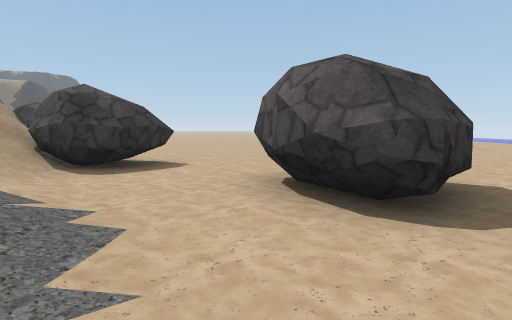
[1] (above)

17 first-person views from a walk through a 3-D level made in the Unity game engine. The camera is 1.3 m above the floor, tilts 6° down and sees 80° across. The floor is counted in squares, 2 m on a side. Each view is taken from the middle of a square. On the plan, view 1 faces up. The plan holds only what a view shows up to about 10 squares ahead; the rest is blank. The place goes on beyond the plan. Some surface patterns are stand-ins.

[2]
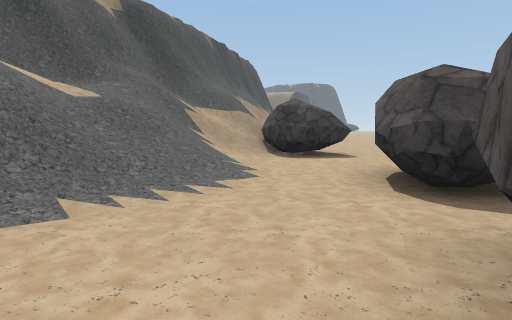

[3]
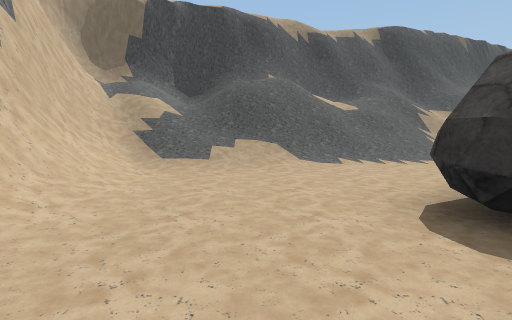

[4]
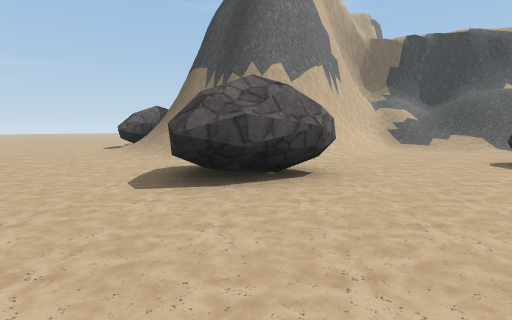

[5]
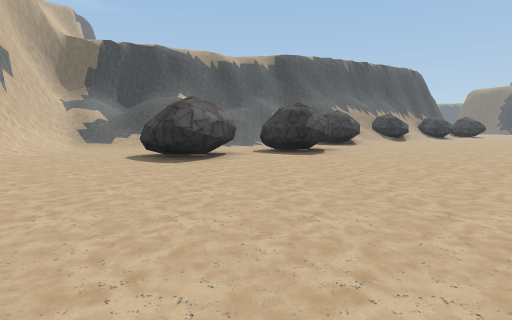

[6]
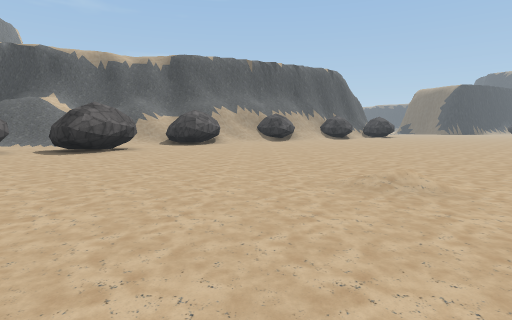

[7]
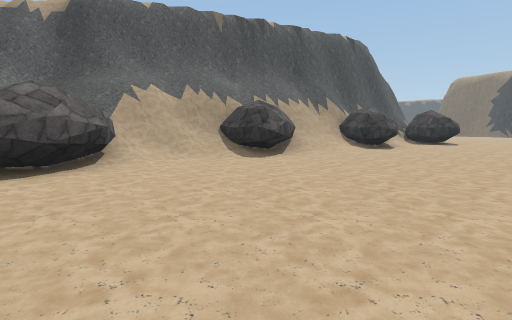

[8]
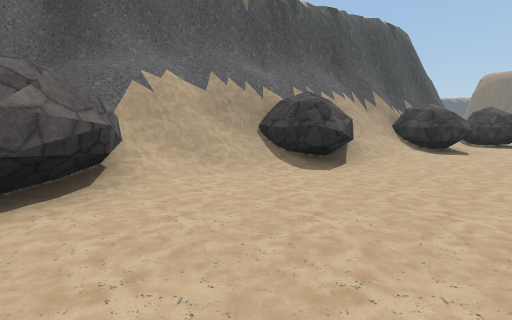

[9]
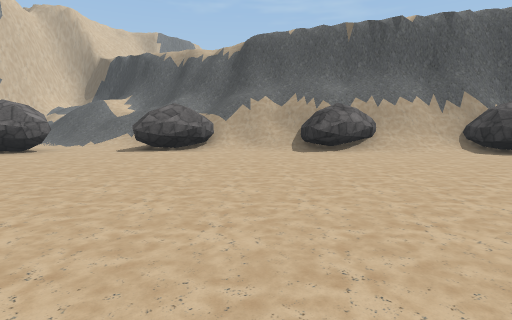

[10]
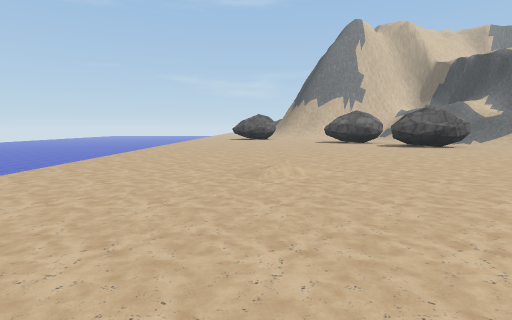

[11]
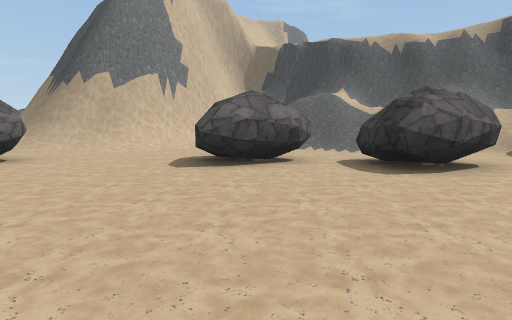

[12]
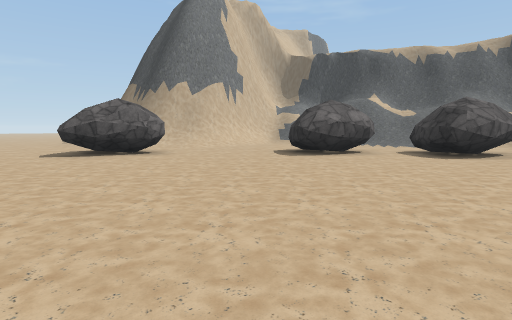

[13]
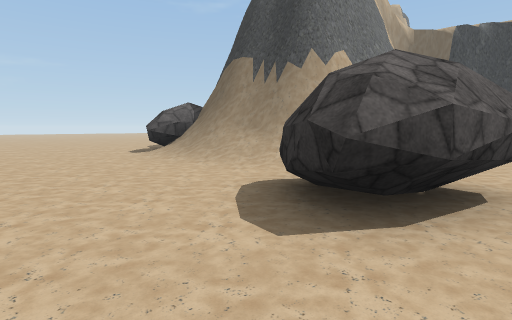

[14]
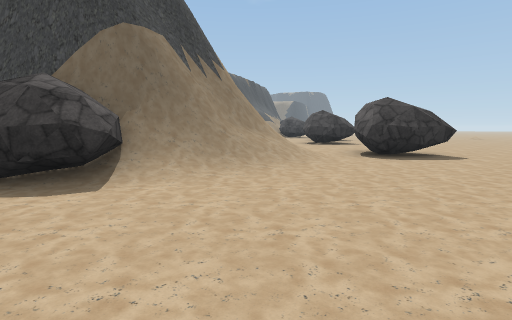

[15]
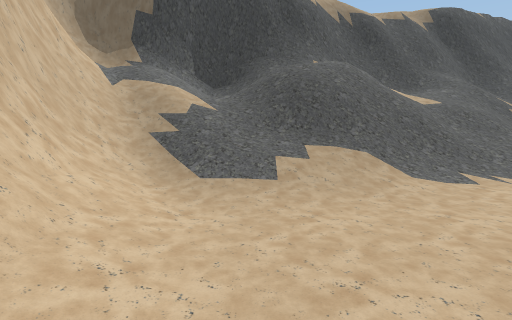

[16]
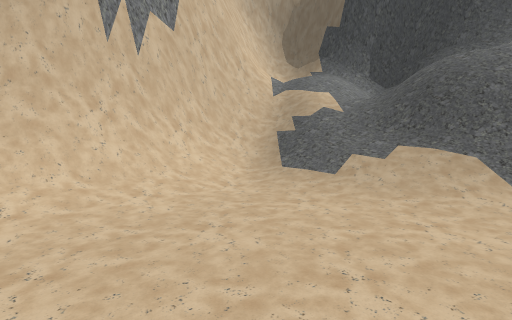

[17]
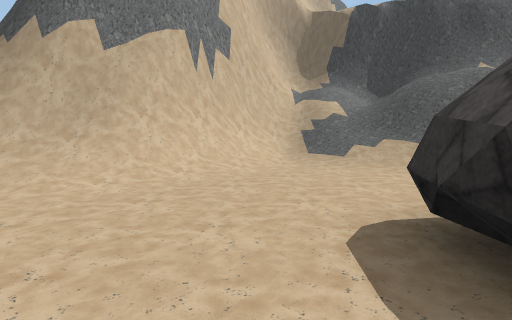

### Floor plan
Key: @ floor where view 1 was taken; # wall or solid block; . floor; / step, stairs or slope; = window, fence, low wall or low ledge; ^ raised ledge; v drop or lower ground; R rock.
Columns run from 11 left of view 1 to 10 right of it. Each row starts with its distance up from view 1.
 14    ............   .
 13 #RRR............ ...
 12 ^^#//................
 11  ^#//.................
 10  ##=RR................
  9  ^#=RRR...............
  8  ^#//v/...............
  7   ^#/#//..............
  6   ^#///RRR............
  5    ^=///RR............
  4     ^=///..RRR........
  3     ^#////.RRR........
  2     ##////..R.........
  1     ^#=////..RRR......
  0      #=////@.RR.......
 -1      ^# ///...........
 -2      ^^/////......R...
 -3       #/////.....RRR..
 -4       ^//////=///.R...
 -5       ^#//=^^^^#//....
 -6       ^#/#^   ^^#/....
 -7        ^#^      ^/....
 -8                 ^/....
 -9                ##/....
-10                #RR....
-11                 R.....

Positions as (right, up) in squares from view 1, and headings:
1: (0, 0), facing up
2: (2, -1), facing up-left
3: (5, -2), facing left
4: (10, 0), facing down-left
5: (10, 2), facing left
6: (10, 8), facing left
7: (2, 9), facing left
8: (0, 8), facing left
9: (2, 14), facing down-left
10: (7, 14), facing down
11: (7, 5), facing down-left
12: (10, 5), facing down-left
13: (10, -2), facing down-left
14: (10, -11), facing up-left
15: (3, -3), facing left
16: (3, -1), facing down-left
17: (5, 0), facing down-left
